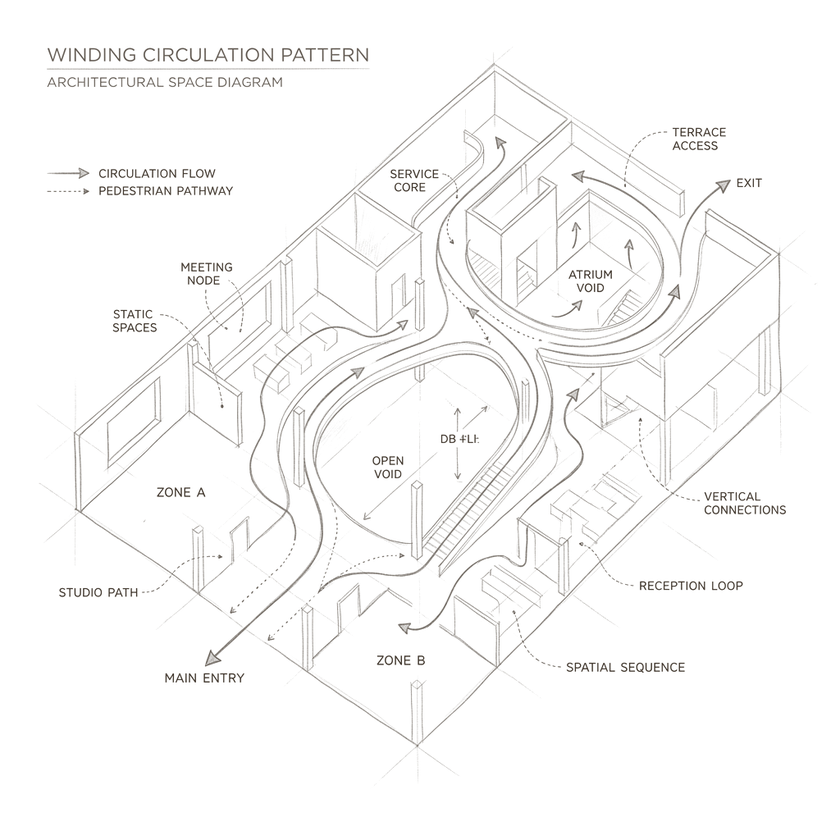
#> input picture card_circulation.png, 840 x 840 px, shrunk from 1024 x 1024 before the run
$ python process_images.py
#> lines starting #> are read from the running program, lines starting #| are printed output that depends on the picture
import sys
from PIL import Image
def process_sketch(filepath):
#> called with filepath = 'card_circulation.png'
    img = Image.open(filepath).convert('RGBA')
#> img is the input picture: PIL image 840x840 RGBA; mean R, G, B, A 6.9, 5.6, 4.2, 6.6
    data = img.getdata()
    new_data = []
    stroke_r, stroke_g, stroke_b = 60, 50, 40
    for item in data:
        gray = int(item[0] * 0.299 + item[1] * 0.587 + item[2] * 0.114)
        if gray > 240:
            alpha = 0
        else:
            alpha = int(255 - (gray * (255/240)))
        new_data.append((stroke_r, stroke_g, stroke_b, alpha))
#> after the loop, new_data = 705600 items
    img.putdata(new_data)
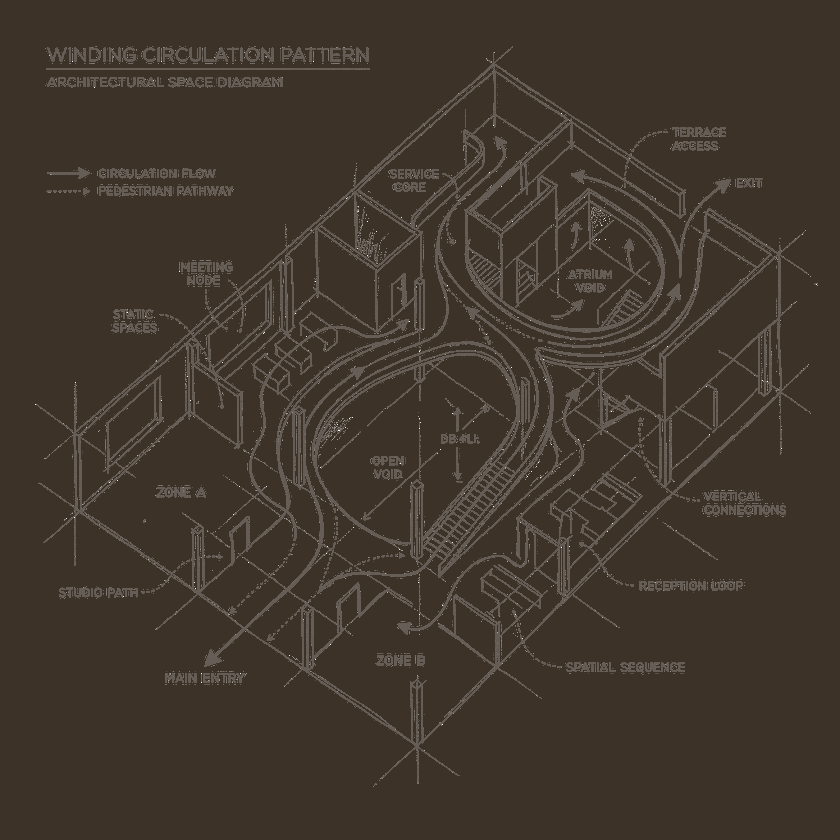
#> img: PIL image 840x840 RGBA; mean R, G, B, A 60, 50, 40, 248.8; transparent parts drawn white
    img.save(filepath)
    print(f'Processed {filepath}')

for f in ['card_circulation.png', 'card_proportion.png', 'card_light.png']:
    process_sketch(f)
#> pass 2 of the loop `for f in ['card_circulation.png', 'card_proportion.png', 'card_light.p..`:
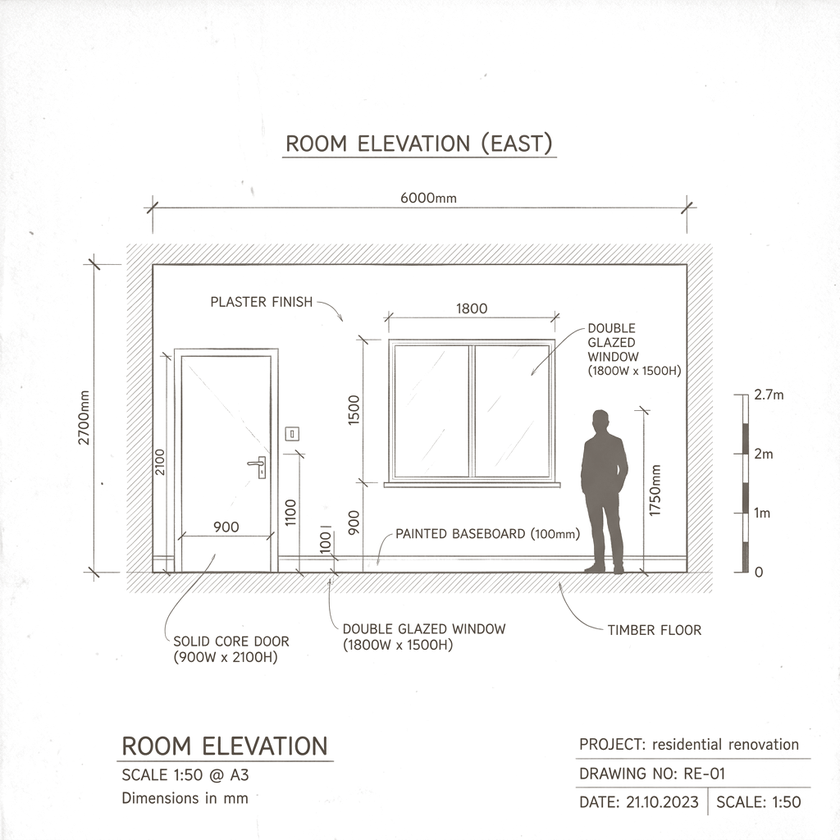
#> input picture card_proportion.png, 840 x 840 px, shrunk from 1024 x 1024 before the run
#> in process_sketch, img is the input picture: PIL image 840x840 RGBA; mean R, G, B, A 10.6, 8.9, 6.1, 9.3
#> the loop in process_sketch (call 2), `for item in data:` made 705600 passes
#> (item, gray, alpha) on passes 1 to 8: ((63, 54, 45, 28), 55, 196), ((65, 49, 41, 31), 52, 199), ((67, 52, 45, 34), 55, 196), ((65, 51, 43, 35), 54, 197), ((63, 49, 42, 36), 52, 199), ((53, 46, 40, 38), 47, 205), ((57, 57, 41, 31), 55, 196), ((61, 51, 40, 25), 52, 199)
#> in process_sketch (call 2), `img.putdata(new_data)`:
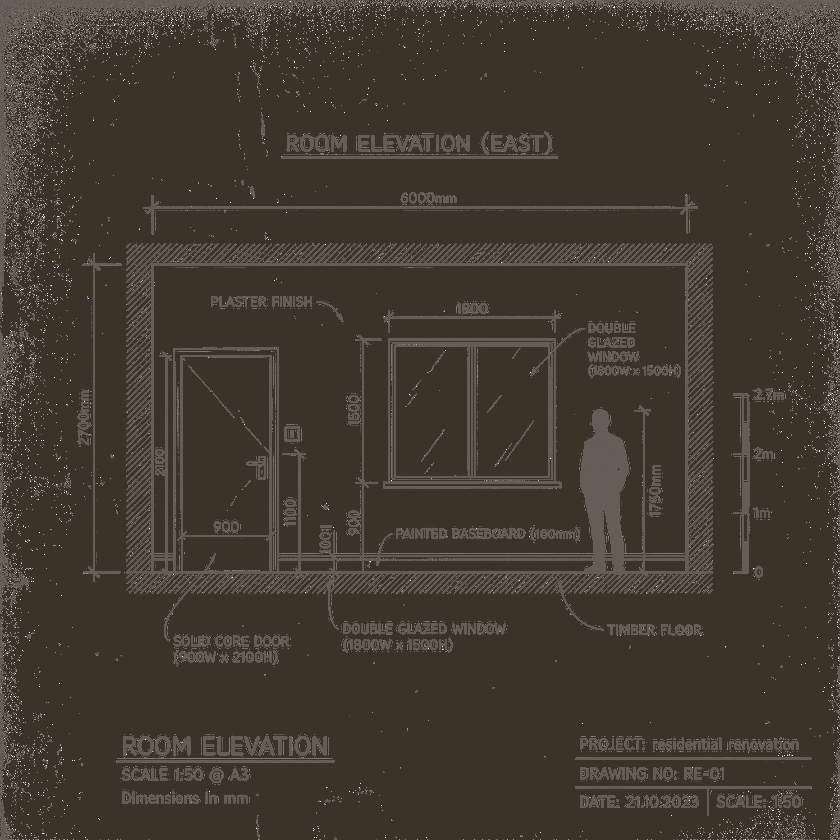
#> img: PIL image 840x840 RGBA; mean R, G, B, A 60, 50, 40, 245.3; transparent parts drawn white
#> pass 3 of the loop `for f in ['card_circulation.png', 'card_proportion.png', 'card_light.p..`:
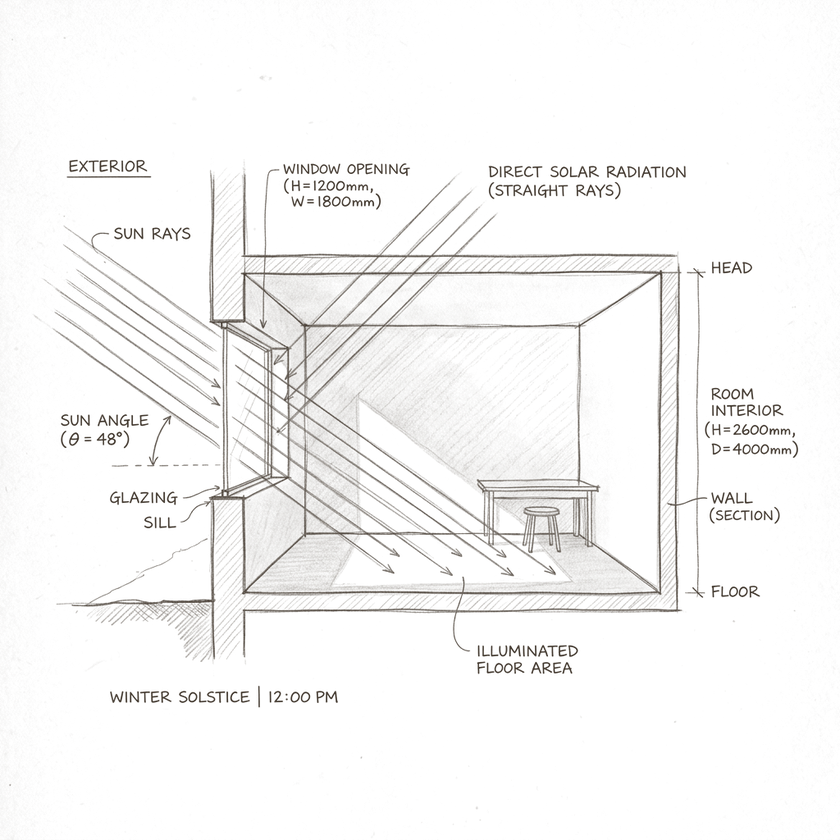
#> input picture card_light.png, 840 x 840 px, shrunk from 1024 x 1024 before the run
#> in process_sketch, img is the input picture: PIL image 840x840 RGBA; mean R, G, B, A 16.6, 14.5, 10, 10.5
#> the loop in process_sketch (call 3), `for item in data:` made 705600 passes
#> (item, gray, alpha) on passes 1 to 8: ((72, 36, 36, 7), 46, 206), ((51, 25, 25, 10), 32, 221), ((58, 39, 39, 13), 44, 208), ((31, 31, 31, 8), 31, 222), ((72, 36, 36, 7), 46, 206), ((56, 56, 56, 9), 56, 195), ((72, 36, 36, 7), 46, 206), ((63, 63, 31, 8), 59, 192)
#> in process_sketch (call 3), `img.putdata(new_data)`:
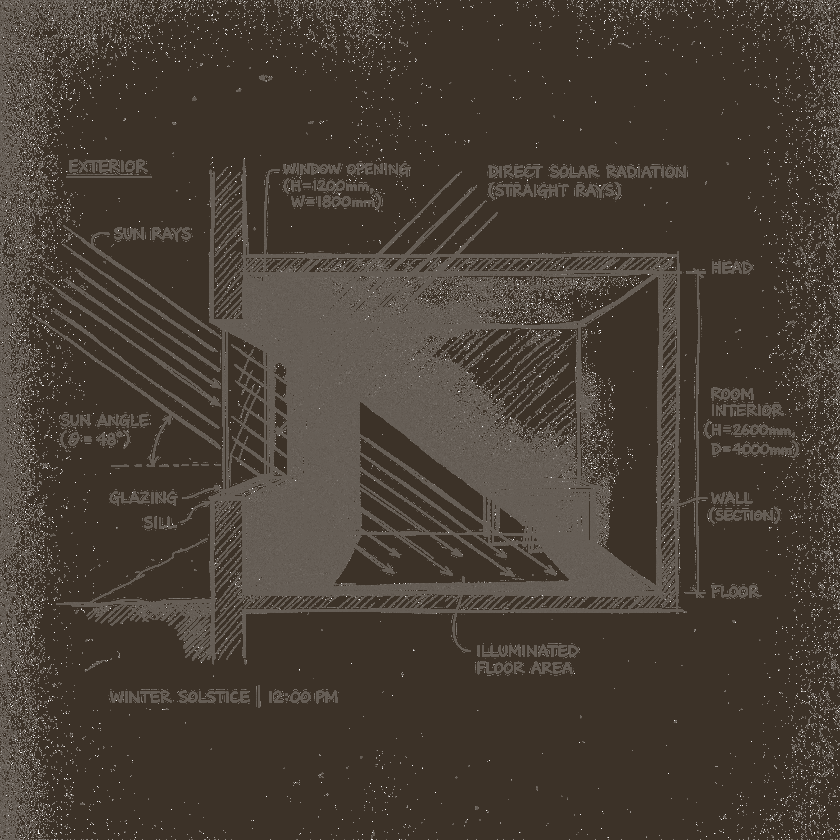
#> img: PIL image 840x840 RGBA; mean R, G, B, A 60, 50, 40, 239.5; transparent parts drawn white
